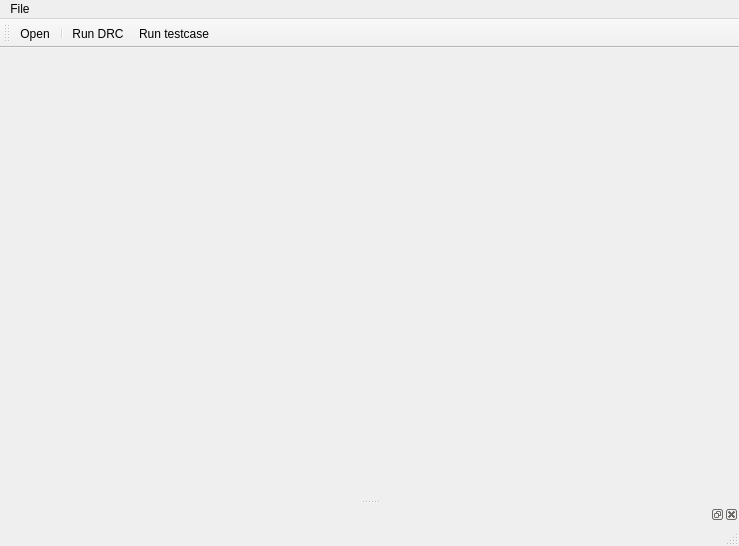
<?xml version="1.0" encoding="UTF-8"?>
<ui version="4.0">
 <class>DRCwind</class>
 <widget class="QMainWindow" name="DRCwind">
  <property name="geometry">
   <rect>
    <x>0</x>
    <y>0</y>
    <width>739</width>
    <height>546</height>
   </rect>
  </property>
  <property name="windowTitle">
   <string>Pixel-Based Design Rule Checker</string>
  </property>
  <widget class="QWidget" name="centralwidget"/>
  <widget class="QMenuBar" name="menubar">
   <property name="geometry">
    <rect>
     <x>0</x>
     <y>0</y>
     <width>739</width>
     <height>21</height>
    </rect>
   </property>
   <widget class="QMenu" name="menuFile">
    <property name="title">
     <string>File</string>
    </property>
    <addaction name="actionOpen"/>
    <addaction name="actionTestcase"/>
   </widget>
   <addaction name="menuFile"/>
  </widget>
  <widget class="QStatusBar" name="statusbar"/>
  <widget class="QToolBar" name="toolBar">
   <property name="windowTitle">
    <string>toolBar</string>
   </property>
   <attribute name="toolBarArea">
    <enum>TopToolBarArea</enum>
   </attribute>
   <attribute name="toolBarBreak">
    <bool>false</bool>
   </attribute>
   <addaction name="actionOpen"/>
   <addaction name="separator"/>
   <addaction name="actionRunDRC"/>
   <addaction name="actionTestcase"/>
  </widget>
  <widget class="ErrorList" name="errorList">
   <attribute name="dockWidgetArea">
    <number>8</number>
   </attribute>
  </widget>
  <action name="actionOpen">
   <property name="text">
    <string>Open...</string>
   </property>
  </action>
  <action name="actionRunDRC">
   <property name="text">
    <string>Run DRC</string>
   </property>
  </action>
  <action name="actionTestcase">
   <property name="text">
    <string>Run testcase...</string>
   </property>
  </action>
 </widget>
 <customwidgets>
  <customwidget>
   <class>ErrorList</class>
   <extends>QDockWidget</extends>
   <header>widgets/ErrorList.h</header>
   <container>1</container>
  </customwidget>
 </customwidgets>
 <resources/>
 <connections/>
</ui>
